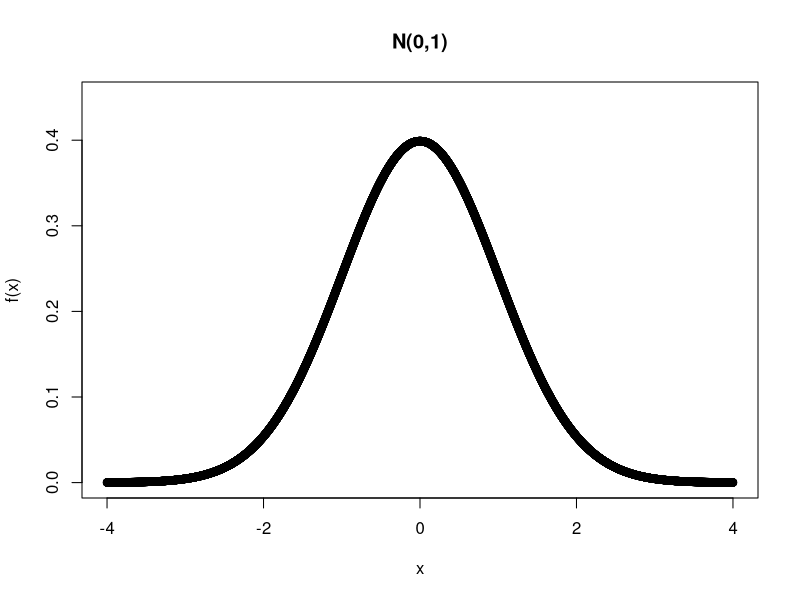

Write R code to recreate this figure.
# standard normal distribution
x <- seq(-4, 4, by = 0.001)
y <- dnorm(x, 0, 1)

plot(x, y, ylim = c(0,0.45), main = "N(0,1)",
     xlab = "x", ylab = "f(x)")

